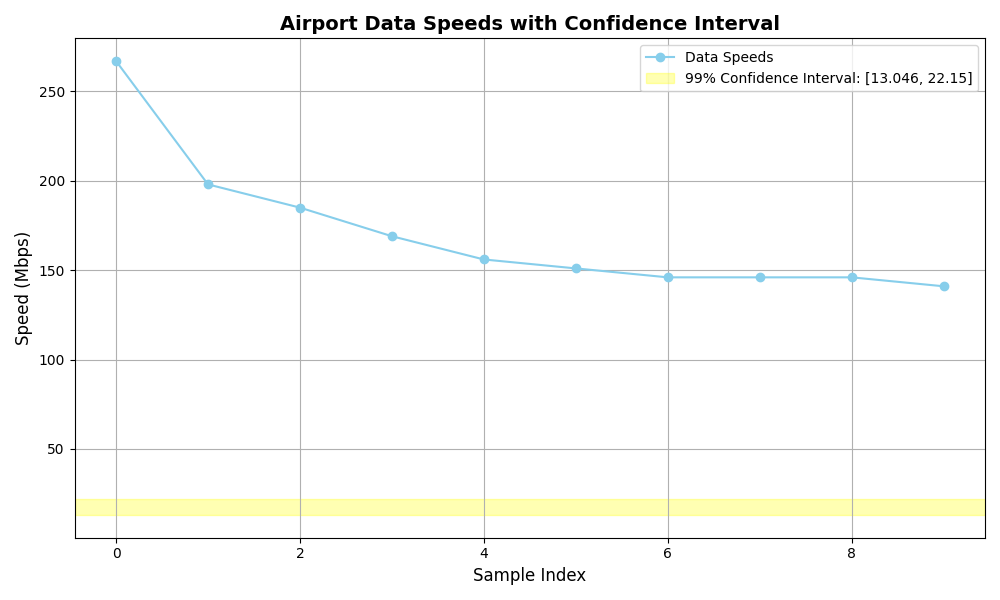

Reproduce this figure in Python.
import matplotlib.pyplot as plt
import numpy as np

# Data from the question
speeds = [267, 198, 185, 169, 156, 151, 146, 146, 146, 141]
mean_speed = 17.598  # Sample mean from the provided data
std_dev_speed = 16.01712719  # Sample standard deviation from the provided data

# Number of samples
n = 50
# Degrees of freedom
df = n - 1
# Confidence Interval Limits
lower_limit = 13.046
upper_limit = 22.15

# Create the plot
plt.figure(figsize=(10, 6))

# Plot the data speeds
plt.plot(speeds, 'o-', label='Data Speeds', color='skyblue')

# Highlight the confidence interval
plt.axhspan(lower_limit, upper_limit, color='yellow', alpha=0.3, label=f'99% Confidence Interval: [{lower_limit}, {upper_limit}]')

# Add labels and title
plt.xlabel('Sample Index', fontsize=12)
plt.ylabel('Speed (Mbps)', fontsize=12)
plt.title('Airport Data Speeds with Confidence Interval', fontsize=14, fontweight='bold')

# Add legend
plt.legend(loc='upper right')

# Show the plot
plt.grid(True)
plt.tight_layout()
plt.show()
